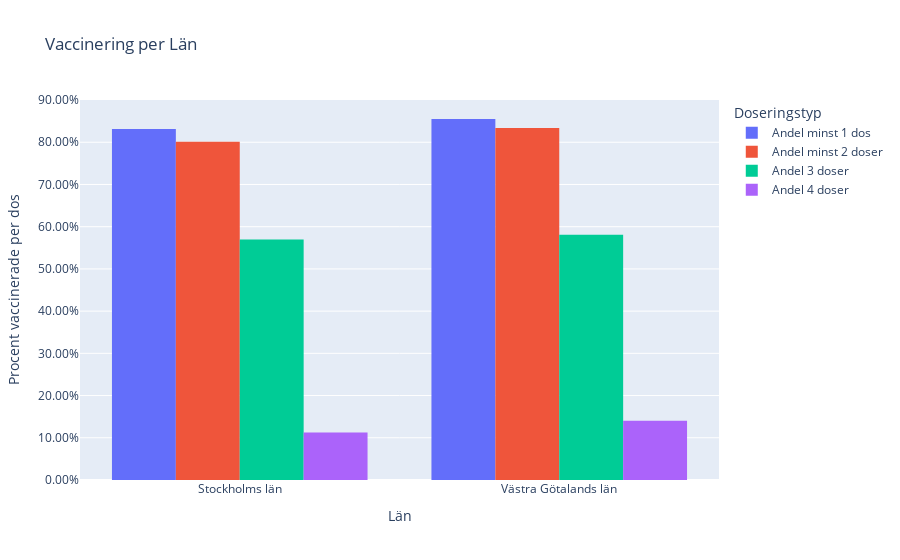

The code cell stored with this chart in its notebook:
### Markdown cell above
#### 2 f2. Tag Västra Götalands län och Stockholms län och rita diagram över andelen vaccinerade med minst 1 dos, två doser, tre doser och fyra doser.

### Code cell
regions = ["Västra Götalands län", "Stockholms län"]
df_filtered = df_vaccine.loc[df_vaccine["Län_namn"].isin(regions)]

df_grouped = (
    df_filtered.groupby("Län_namn")[
        [
            "Befolkning",
            "Antal minst 1 dos",
            "Antal minst 2 doser",
            "Antal 3 doser",
            "Antal 4 doser",
        ]
    ]
    .sum()
    .reset_index()
)

df_grouped["Andel minst 1 dos"] = (
    df_grouped["Antal minst 1 dos"] / df_grouped["Befolkning"]
)
df_grouped["Andel minst 2 doser"] = (
    df_grouped["Antal minst 2 doser"] / df_grouped["Befolkning"]
)
df_grouped["Andel 3 doser"] = df_grouped["Antal 3 doser"] / df_grouped["Befolkning"]
df_grouped["Andel 4 doser"] = df_grouped["Antal 4 doser"] / df_grouped["Befolkning"]

column_names = [
    "Andel minst 1 dos",
    "Andel minst 2 doser",
    "Andel 3 doser",
    "Andel 4 doser",
]

fig = px.histogram(
    df_grouped,
    x="Län_namn",
    y=column_names,
    barmode="group",
    title="Vaccinering per Län",
    labels=dict(variable="Doseringstyp", Län_namn="Län"),
)

fig.update_yaxes(tickformat=".2%")
fig.update_layout(yaxis_title="Procent vaccinerade per dos", xaxis_title="Län")
fig.show()

### Figure 1 — Plotly figure (JSON) as saved in the notebook; plotly's stock layout.template omitted (floating-point values rounded to 4 significant figures)
{"data": [{"alignmentgroup": "True", "bingroup": "x", "histfunc": "sum", "hovertemplate": "Doseringstyp=Andel minst 1 dos<br>Län=%{x}<br>sum of value=%{y}<extra></extra>", "legendgroup": "Andel minst 1 dos", "marker": {"color": "#636efa", "pattern": {"shape": ""}}, "name": "Andel minst 1 dos", "offsetgroup": "Andel minst 1 dos", "orientation": "v", "showlegend": true, "type": "histogram", "x": ["Stockholms län", "Västra Götalands län"], "xaxis": "x", "y": [0.8312, 0.8551], "yaxis": "y"}, {"alignmentgroup": "True", "bingroup": "x", "histfunc": "sum", "hovertemplate": "Doseringstyp=Andel minst 2 doser<br>Län=%{x}<br>sum of value=%{y}<extra></extra>", "legendgroup": "Andel minst 2 doser", "marker": {"color": "#EF553B", "pattern": {"shape": ""}}, "name": "Andel minst 2 doser", "offsetgroup": "Andel minst 2 doser", "orientation": "v", "showlegend": true, "type": "histogram", "x": ["Stockholms län", "Västra Götalands län"], "xaxis": "x", "y": [0.8011, 0.8336], "yaxis": "y"}, {"alignmentgroup": "True", "bingroup": "x", "histfunc": "sum", "hovertemplate": "Doseringstyp=Andel 3 doser<br>Län=%{x}<br>sum of value=%{y}<extra></extra>", "legendgroup": "Andel 3 doser", "marker": {"color": "#00cc96", "pattern": {"shape": ""}}, "name": "Andel 3 doser", "offsetgroup": "Andel 3 doser", "orientation": "v", "showlegend": true, "type": "histogram", "x": ["Stockholms län", "Västra Götalands län"], "xaxis": "x", "y": [0.5695, 0.5809], "yaxis": "y"}, {"alignmentgroup": "True", "bingroup": "x", "histfunc": "sum", "hovertemplate": "Doseringstyp=Andel 4 doser<br>Län=%{x}<br>sum of value=%{y}<extra></extra>", "legendgroup": "Andel 4 doser", "marker": {"color": "#ab63fa", "pattern": {"shape": ""}}, "name": "Andel 4 doser", "offsetgroup": "Andel 4 doser", "orientation": "v", "showlegend": true, "type": "histogram", "x": ["Stockholms län", "Västra Götalands län"], "xaxis": "x", "y": [0.1127, 0.1404], "yaxis": "y"}], "layout": {"barmode": "group", "legend": {"title": {"text": "Doseringstyp"}, "tracegroupgap": 0}, "title": {"text": "Vaccinering per Län"}, "xaxis": {"anchor": "y", "domain": [0, 1], "title": {"text": "Län"}}, "yaxis": {"anchor": "x", "domain": [0, 1], "tickformat": ".2%", "title": {"text": "Procent vaccinerade per dos"}}}}
